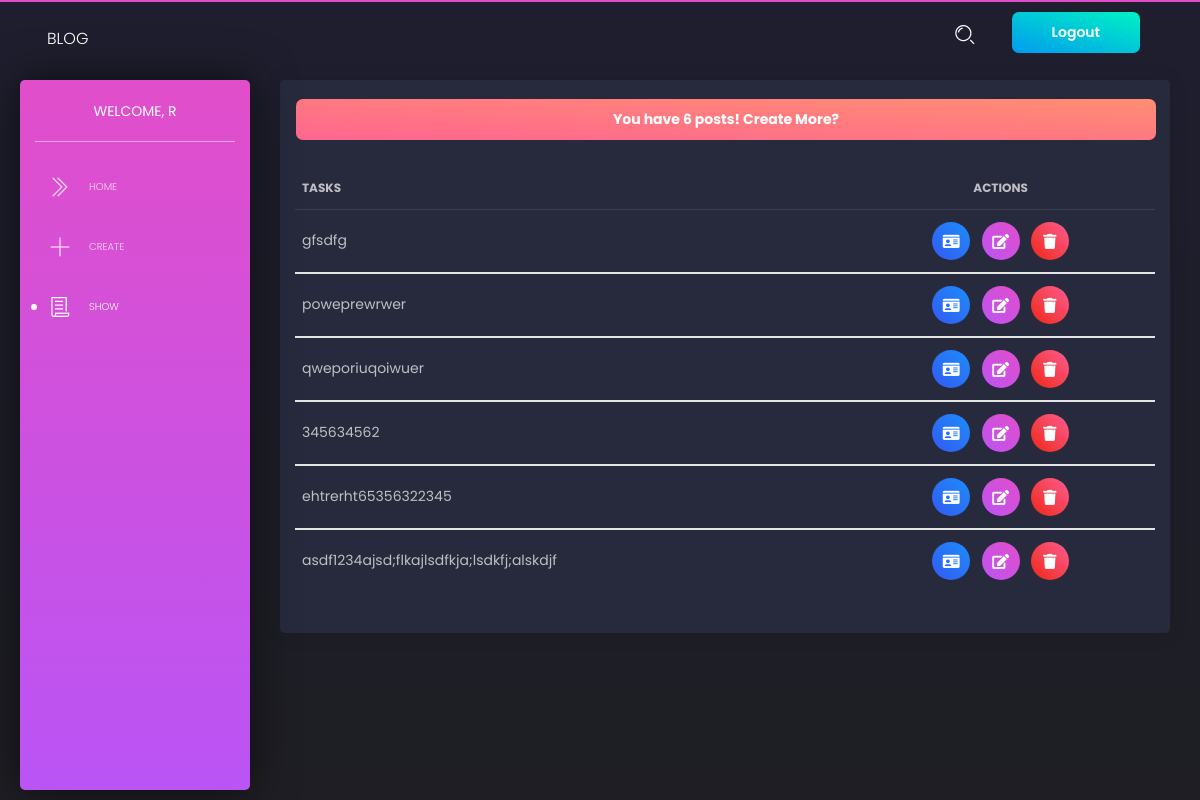
The app's page /task-list (signed in), older data.
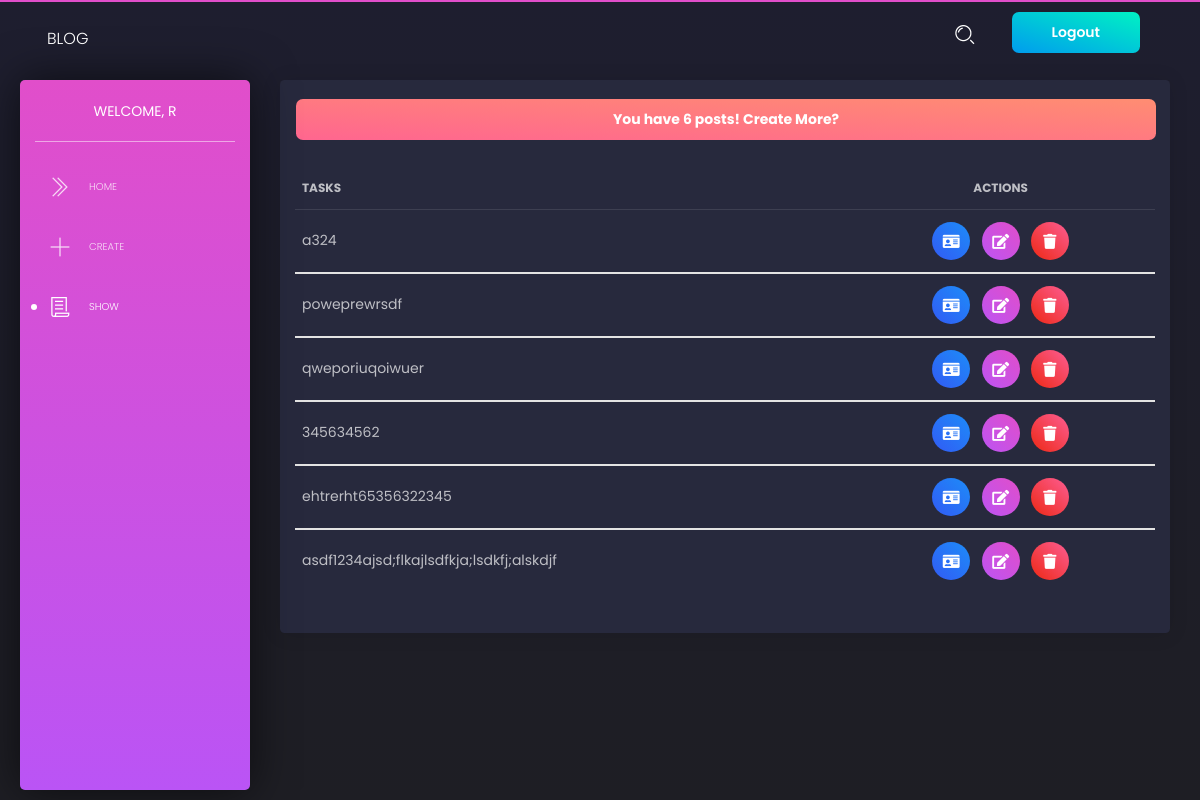
The same page, newer data.
### task/models.py (models this page shows)
class Task(models.Model):
    user = models.ForeignKey(User, on_delete=models.CASCADE, null=True, blank=True)
    title = models.CharField(max_length=200)
    description = models.TextField(null=True, blank=True)
    complete = models.BooleanField(default=False)
    created = models.DateTimeField(auto_now_add=True)
    def __str__(self):
        return self.title
    class Meta:
        ordering = ['-created']

### task/views.py (the view)
# urls.py: path('task-list', TaskList.as_view(template_name='task-list.html'), name='task-list'),
class TaskList(LoginRequiredMixin, ListView):
    model = Task
    context_object_name = 'task_list'
    def get_context_data(self, **kwargs):
        context = super().get_context_data(**kwargs)
        context['task_list'] = context['task_list'].filter(user=self.request.user)
        context['count_incomplete'] = context['task_list'].filter(complete=False).count()
        context['count_complete'] = context['task_list'].filter(complete=True).count()
        context['count_total'] = context['count_incomplete'] + context['count_complete']
        search_input = self.request.GET.get('search-area') or ''
        if search_input:
            context['task_list'] = context['task_list'].filter(title__startswith=search_input)
        context['search_input'] = search_input
        return context

### templates/task-list.html (shortened to what the changed rows need)
{% load static %}
<!DOCTYPE html>
<html lang="en">
<head>
  <link href="https://use.fontawesome.com/releases/v5.0.6/css/all.css" rel="stylesheet">
  <link href="{% static 'simpleweb/css/nucleo-icons.css' %}" rel="stylesheet">
  <link href="{% static 'simpleweb/css/black-dashboard.css' %}" rel="stylesheet">
</head>
<body>
  <div class="wrapper">
    <div class="main-panel">
      <div class="content">
        <div class="row">
          <div class="col-md-12">
            <div class="card">
              <div class="card-body">
                <div class="table-responsive">
                  <table class="table tablesorter" id="search_table">
                    <thead class="text-primary">
                      <tr>
                        <th>Tasks</th>
                        <th class="text-center">Actions</th>
                      </tr>
                    </thead>{% for task in task_list %}
                    <tbody>
                      <tr>
                        {% if task.complete %}
                          <td> <i class="tim-icons icon-check-2"></i><s>{{task}}</s></td>
                          {% else %}
                          <td>{{task}}</td>
                          {% endif %}
                        <td class="text-center">
                          <a href="task-detail/{{task.id}}">
                            <button class="btn btn-icon btn-info btn-round"><i class="fas fa-id-card"></i></button>
                          </a> &nbsp;
                          <a href="task-update/{{task.id}}">
                            <button class="btn btn-icon btn-primary btn-round"><i class="fas fa-edit"></i></button>
                          </a> &nbsp;
                          <a href="task-delete/{{task.id}}">
                            <button class="btn btn-icon btn-danger btn-round"><i class="fas fa-trash"></i></button>
                          </a>
                        </td>
                      </tr>{% endfor %}</tbody>
                  </table>
                </div>
              </div>
            </div>
          </div>
        </div>
      </div>
    </div>
  </div>
</body>
</html>

Row changes from the older to the newer data that the page shows:
removed Task: title "gfsdfg"
added Task: title "a324"
changed Task: title "poweprewrwer" → "poweprewrsdf"
